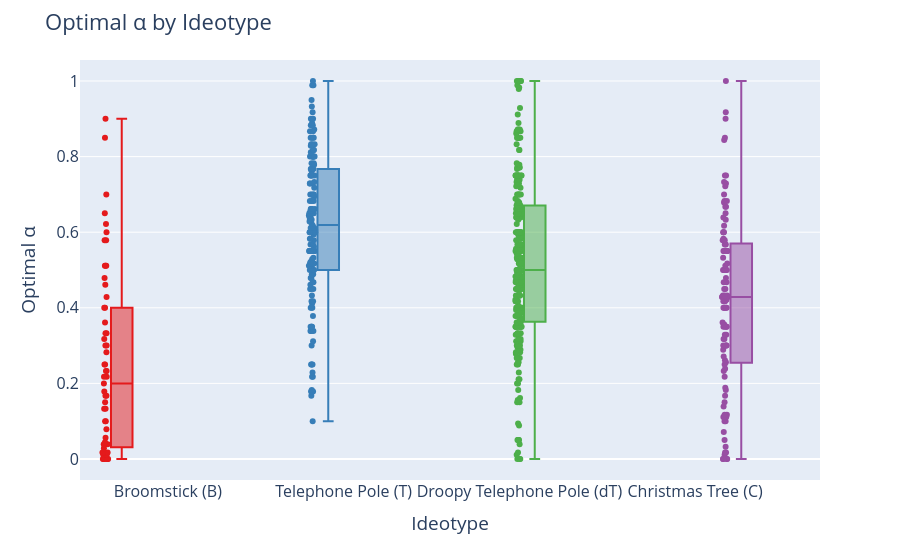

Write notebook code for a chart like this one.
### Code cell
# Base boxplot (like boxen, shows distribution)
fig = px.box(
    ideotypes_df,
    x="ideotype label",
    y="optimal alpha",
    color="ideotype label",                # hue
    points="all",                            # show all points like boxen
    color_discrete_sequence=px.colors.qualitative.Set1
)

# Layout tweaks
fig.update_layout(
    title="Optimal α by Ideotype",
    xaxis_title="Ideotype",
    yaxis_title="Optimal α",
    font=dict(size=16),
    boxmode="group",
    showlegend=False
)

fig.show()
fig.write_image("paper-figs/Ideotypes-Analysis/Optimal-alpha-by-Ideotype.pdf")

### Figure 1 — Plotly figure (JSON) as saved in the notebook; plotly's stock layout.template omitted (floating-point values rounded to 4 significant figures; data arrays with more than 128 entries replaced by an {"elided": "..."} marker saying what was removed)
{"data": [{"alignmentgroup": "True", "boxpoints": "all", "hovertemplate": "ideotype label=%{x}<br>optimal alpha=%{y}<extra></extra>", "legendgroup": "Broomstick (B)", "marker": {"color": "rgb(228,26,28)"}, "name": "Broomstick (B)", "notched": false, "offsetgroup": "Broomstick (B)", "orientation": "v", "showlegend": true, "type": "box", "x": ["Broomstick (B)", "Broomstick (B)", "Broomstick (B)", "Broomstick (B)", "Broomstick (B)", "Broomstick (B)", "Broomstick (B)", "Broomstick (B)", "Broomstick (B)", "Broomstick (B)", "Broomstick (B)", "Broomstick (B)", "Broomstick (B)", "Broomstick (B)", "Broomstick (B)", "Broomstick (B)", "Broomstick (B)", "Broomstick (B)", "Broomstick (B)", "Broomstick (B)", "Broomstick (B)", "Broomstick (B)", "Broomstick (B)", "Broomstick (B)", "Broomstick (B)", "Broomstick (B)", "Broomstick (B)", "Broomstick (B)", "Broomstick (B)", "Broomstick (B)", "Broomstick (B)", "Broomstick (B)", "Broomstick (B)", "Broomstick (B)", "Broomstick (B)", "Broomstick (B)", "Broomstick (B)", "Broomstick (B)", "Broomstick (B)", "Broomstick (B)", "Broomstick (B)", "Broomstick (B)", "Broomstick (B)", "Broomstick (B)", "Broomstick (B)", "Broomstick (B)", "Broomstick (B)", "Broomstick (B)", "Broomstick (B)", "Broomstick (B)", "Broomstick (B)", "Broomstick (B)", "Broomstick (B)", "Broomstick (B)", "Broomstick (B)", "Broomstick (B)", "Broomstick (B)", "Broomstick (B)", "Broomstick (B)"], "x0": " ", "xaxis": "x", "y": [0.15, 0.0, 0.1327, 0.25, 0.0387, 0.0, 0.4, 0.3173, 0.6214, 0.2327, 0.0173, 0.4786, 0.056, 0.2, 0.0, 0.1, 0.3327, 0.0786, 0.0173, 0.85, 0.5113, 0.3613, 0.0, 0.0286, 0.3, 0.0113, 0.0, 0.0, 0.3, 0.0113, 0.0113, 0.65, 0.5113, 0.3327, 0.5113, 0.0113, 0.0387, 0.5786, 0.1327, 0.4286, 0.2327, 0.2173, 0.2173, 0.9, 0.1786, 0.6, 0.4613, 0.25, 0.1673, 0.044, 0.5786, 0.1, 0.0173, 0.2827, 0.0387, 0.0113, 0.7, 0.4, 0.1673], "y0": " ", "yaxis": "y"}, {"alignmentgroup": "True", "boxpoints": "all", "hovertemplate": "ideotype label=%{x}<br>optimal alpha=%{y}<extra></extra>", "legendgroup": "Telephone Pole (T)", "marker": {"color": "rgb(55,126,184)"}, "name": "Telephone Pole (T)", "notched": false, "offsetgroup": "Telephone Pole (T)", "orientation": "v", "showlegend": true, "type": "box", "x": {"elided": "156 str values"}, "x0": " ", "xaxis": "x", "y": {"elided": "156 float values"}, "y0": " ", "yaxis": "y"}, {"alignmentgroup": "True", "boxpoints": "all", "hovertemplate": "ideotype label=%{x}<br>optimal alpha=%{y}<extra></extra>", "legendgroup": "Droopy Telephone Pole (dT)", "marker": {"color": "rgb(77,175,74)"}, "name": "Droopy Telephone Pole (dT)", "notched": false, "offsetgroup": "Droopy Telephone Pole (dT)", "orientation": "v", "showlegend": true, "type": "box", "x": {"elided": "251 str values"}, "x0": " ", "xaxis": "x", "y": {"elided": "251 float values"}, "y0": " ", "yaxis": "y"}, {"alignmentgroup": "True", "boxpoints": "all", "hovertemplate": "ideotype label=%{x}<br>optimal alpha=%{y}<extra></extra>", "legendgroup": "Christmas Tree (C)", "marker": {"color": "rgb(152,78,163)"}, "name": "Christmas Tree (C)", "notched": false, "offsetgroup": "Christmas Tree (C)", "orientation": "v", "showlegend": true, "type": "box", "x": ["Christmas Tree (C)", "Christmas Tree (C)", "Christmas Tree (C)", "Christmas Tree (C)", "Christmas Tree (C)", "Christmas Tree (C)", "Christmas Tree (C)", "Christmas Tree (C)", "Christmas Tree (C)", "Christmas Tree (C)", "Christmas Tree (C)", "Christmas Tree (C)", "Christmas Tree (C)", "Christmas Tree (C)", "Christmas Tree (C)", "Christmas Tree (C)", "Christmas Tree (C)", "Christmas Tree (C)", "Christmas Tree (C)", "Christmas Tree (C)", "Christmas Tree (C)", "Christmas Tree (C)", "Christmas Tree (C)", "Christmas Tree (C)", "Christmas Tree (C)", "Christmas Tree (C)", "Christmas Tree (C)", "Christmas Tree (C)", "Christmas Tree (C)", "Christmas Tree (C)", "Christmas Tree (C)", "Christmas Tree (C)", "Christmas Tree (C)", "Christmas Tree (C)", "Christmas Tree (C)", "Christmas Tree (C)", "Christmas Tree (C)", "Christmas Tree (C)", "Christmas Tree (C)", "Christmas Tree (C)", "Christmas Tree (C)", "Christmas Tree (C)", "Christmas Tree (C)", "Christmas Tree (C)", "Christmas Tree (C)", "Christmas Tree (C)", "Christmas Tree (C)", "Christmas Tree (C)", "Christmas Tree (C)", "Christmas Tree (C)", "Christmas Tree (C)", "Christmas Tree (C)", "Christmas Tree (C)", "Christmas Tree (C)", "Christmas Tree (C)", "Christmas Tree (C)", "Christmas Tree (C)", "Christmas Tree (C)", "Christmas Tree (C)", "Christmas Tree (C)", "Christmas Tree (C)", "Christmas Tree (C)", "Christmas Tree (C)", "Christmas Tree (C)", "Christmas Tree (C)", "Christmas Tree (C)", "Christmas Tree (C)", "Christmas Tree (C)", "Christmas Tree (C)", "Christmas Tree (C)", "Christmas Tree (C)", "Christmas Tree (C)", "Christmas Tree (C)", "Christmas Tree (C)", "Christmas Tree (C)", "Christmas Tree (C)", "Christmas Tree (C)", "Christmas Tree (C)", "Christmas Tree (C)", "Christmas Tree (C)", "Christmas Tree (C)", "Christmas Tree (C)", "Christmas Tree (C)", "Christmas Tree (C)", "Christmas Tree (C)", "Christmas Tree (C)", "Christmas Tree (C)", "Christmas Tree (C)", "Christmas Tree (C)", "Christmas Tree (C)", "Christmas Tree (C)", "Christmas Tree (C)", "Christmas Tree (C)", "Christmas Tree (C)", "Christmas Tree (C)", "Christmas Tree (C)", "Christmas Tree (C)", "Christmas Tree (C)", "Christmas Tree (C)", "Christmas Tree (C)", "Christmas Tree (C)", "Christmas Tree (C)", "Christmas Tree (C)", "Christmas Tree (C)", "Christmas Tree (C)"], "x0": " ", "xaxis": "x", "y": [0.2173, 0.4173, 0.4286, 0.1, 0.0714, 0.6387, 0.4286, 0.7327, 0.45, 0.3, 0.3, 0.5, 0.55, 0.35, 0.5, 0.0, 0.35, 0.0327, 0.4, 0.6, 0.3, 0.5786, 0.2327, 0.4327, 0.3173, 0.4214, 0.2613, 0.35, 0.256, 0.7, 0.1887, 0.1, 0.35, 0.85, 0.2887, 0.5673, 0.0, 0.1173, 0.4673, 0.0173, 0.4, 0.55, 0.9, 0.5327, 0.3613, 0.5173, 0.9173, 0.2714, 0.4, 0.5, 0.55, 0.0173, 0.844, 0.3, 0.0113, 0.1173, 0.5, 0.5827, 0.4286, 0.05, 0.4327, 0.3286, 0.4673, 0.1113, 0.1113, 0.5673, 0.6, 0.4286, 0.55, 0.3173, 0.75, 0.6827, 0.6327, 0.75, 0.4786, 0.4327, 0.6673, 0.15, 0.55, 0.6173, 0.1113, 0.5113, 0.6827, 0.7286, 0.1387, 0.5786, 0.4173, 0.2387, 0.4, 0.45, 0.1673, 0.6673, 0.25, 0.0, 0.4, 0.356, 0.1827, 0.6, 0.5, 0.65, 0.3286, 0.7214, 1.0, 0.6786, 0.0], "y0": " ", "yaxis": "y"}], "layout": {"autosize": true, "boxmode": "group", "font": {"size": 16}, "legend": {"title": {"text": "ideotype label"}, "tracegroupgap": 0}, "margin": {"t": 60}, "showlegend": false, "title": {"text": "Optimal α by Ideotype"}, "xaxis": {"anchor": "y", "autorange": true, "categoryarray": ["Broomstick (B)", "Telephone Pole (T)", "Droopy Telephone Pole (dT)", "Christmas Tree (C)"], "categoryorder": "array", "domain": [0, 1], "range": [-0.5, 3.711], "title": {"text": "Ideotype"}, "type": "category"}, "yaxis": {"anchor": "x", "autorange": true, "domain": [0, 1], "range": [-0.05556, 1.056], "title": {"text": "Optimal α"}, "type": "linear"}}}
